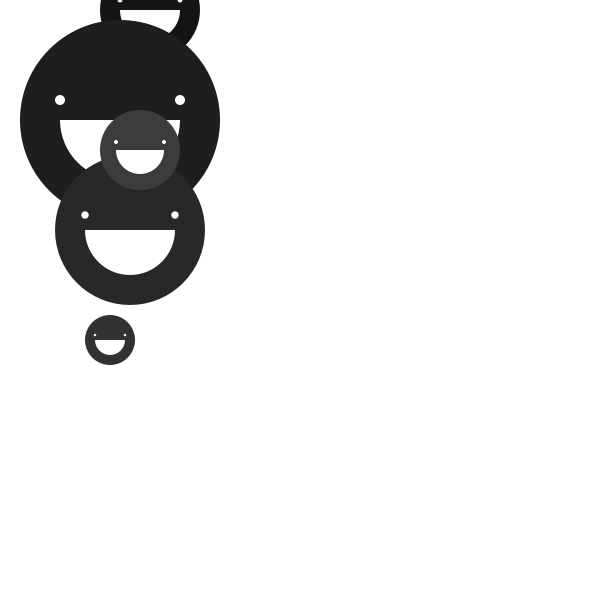
Frame 1 (no input)
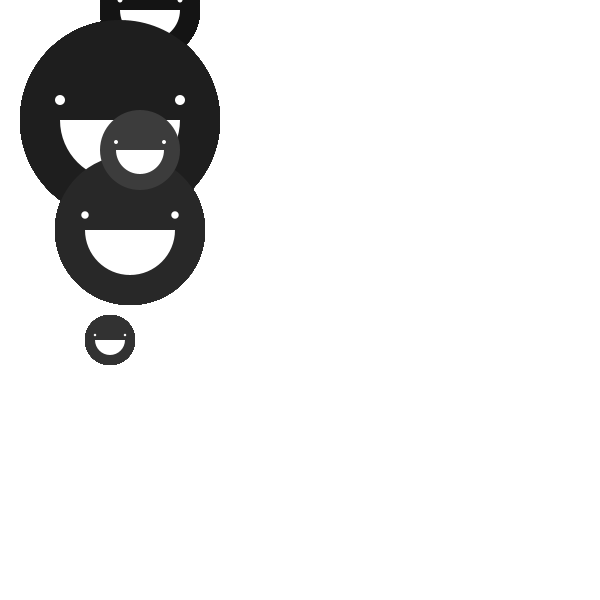
Frame 60 (the mouse pressed at the canvas centre just before this capture)
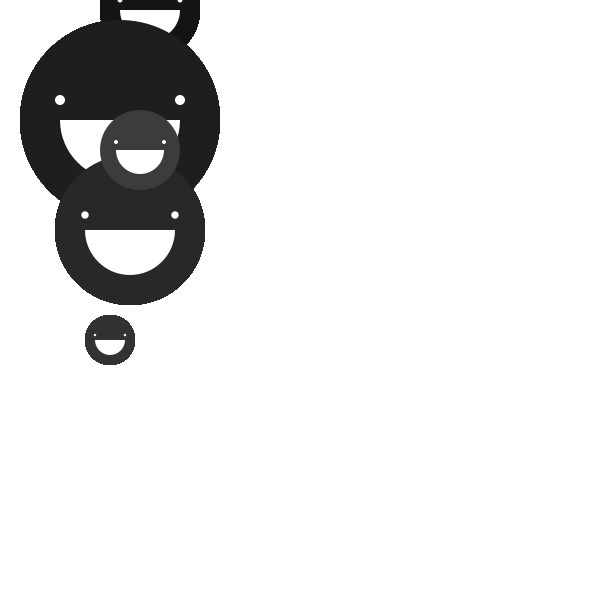
Frame 120 (the mouse held since frame 60 and released just before this capture)

The Processing sketch that drew these frames (run headless with seeded random() and noise(); from frame 60 on, the mouse is pressed at the canvas centre):

// Processing sketch: Class18_Face
// ── Class18_Face.pde
int size[] = {100, 200, 150, 50, 80};
float x[] = {150.0, 120.0, 130.0, 110.0, 140.0};
float y[] = {10, 120, 230, 340, 150};

void setup() {
  size(600, 600);
  background(255);
}
void draw() {
 // draw five faces here using a loop and arrays
 //drawFace(100, 100, 100, 10);
 for(int i=0; i<5; i++) {
   drawFace(size[i], x[i], y[i], 20+10*i );
 }
}

void drawFace(int size, float x, float y, color c) {
  noStroke();
  fill(c);  
  ellipse(x, y, size, size);
  fill(255);
  ellipse(x-size*0.3, y-size*0.1, size*0.05, size*0.05);
  ellipse(x+size*0.3, y-size*0.1, size*0.05, size*0.05);
  arc(x, y, size*0.6, size*0.6, 0, PI);
}
